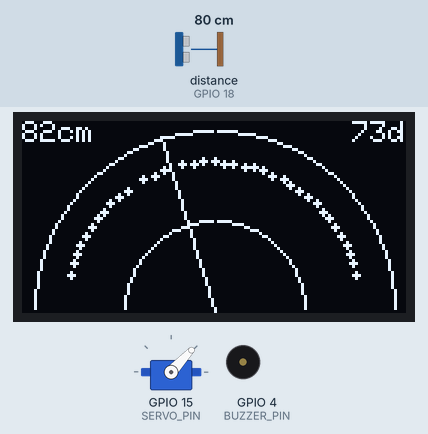
Bench run of a sketch on a simulated ESP32. On the bench: 128×64 one-colour display, servo, buzzer (waves = sounding, pin HIGH). Wiring (inferred from the names in the program): ultrasonic range finder: trigger GPIO 5; echo GPIO 18. Inputs (shaded band) come from the test bench; at power-on: distance to the obstacle (sensor on GPIO 18) 80 cm. The echo pulse lasts 58.3 µs per cm; WiFi joins after 1.5 s; servers stay silent unless stated; pins used as bus, display or sensor lines are not drawn; what the sketch prints to the serial monitor is not drawn.

Above: at 7.6 s.
7.7 s: distance to the obstacle (sensor on GPIO 18) set to 120 cm
At 9.08 s:
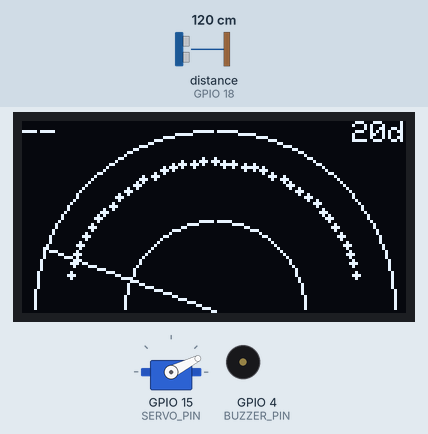
9.8 s: distance to the obstacle (sensor on GPIO 18) set to 2 cm
At 10.3 s:
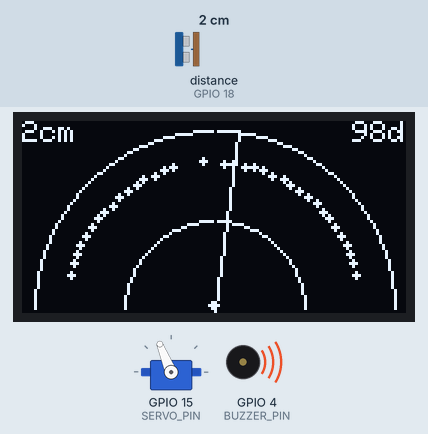
12.5 s: distance to the obstacle (sensor on GPIO 18) set to 4 cm
At 14.34 s:
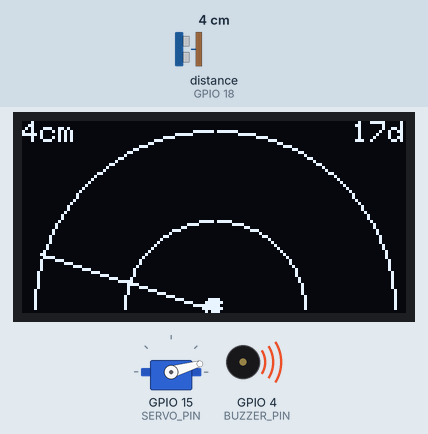
15.4 s: distance to the obstacle (sensor on GPIO 18) set to 250 cm
At 15.6 s:
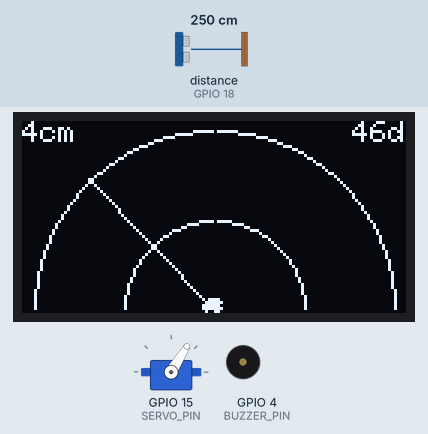
18.2 s: distance to the obstacle (sensor on GPIO 18) set to 9 cm
At 18.56 s:
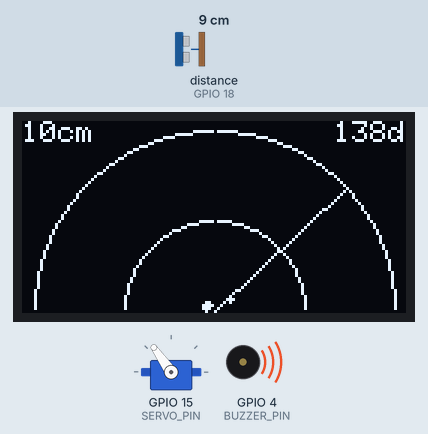
Timing chart, 0 to 49.0 s (numbered marks = the images above; inputs shaded):
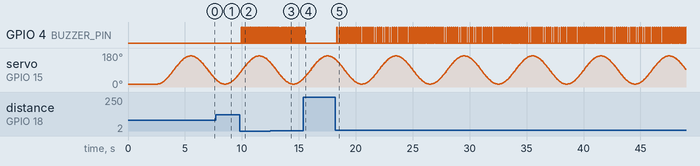

The sketch:

esp32_radar.ino
```cpp
// ================================================================
//  ESP32 Ultrasonic Radar: smooth sweep, web dashboard, 1.3" OLED
//
//  SolderHub | https://solderhub.com
//  A community for electronics enthusiasts and makers.
//  Step-by-step guide:
//  https://solderhub.com/projects/esp32-servo-ultrasonic-radar-web-dashboard
//  Source code: https://github.com/solderhubofficial/projects
//
//  Board:    ESP32 Dev Module (WROOM-32)
//  Sensor:   HC-SR04   Servo: SG90   Display: SH1106 1.3" I2C (optional)
//  Libraries: ESP32Servo, Adafruit SH110X, Adafruit GFX
//
//  Wiring
//    HC-SR04 VCC -> 5V (VIN)      GND -> GND
//    HC-SR04 TRIG -> GPIO5
//    HC-SR04 ECHO -> 1k -> GPIO18, and 2k from GPIO18 to GND
//    SG90 orange -> GPIO15        red -> external 5V
//    SG90 brown  -> external GND, tied to ESP32 GND
//    OLED VCC -> 3V3  GND -> GND  SDA -> GPIO21  SCL -> GPIO22
//    Active buzzer + -> GPIO4     - -> GND
// ================================================================

#include <WiFi.h>
#include <WebServer.h>
#include <ESP32Servo.h>
#include <esp_system.h>

#define USE_OLED 1  // Set to 0 to build without the display

#if USE_OLED
#include <Wire.h>
#include <Adafruit_GFX.h>
#include <Adafruit_SH110X.h>
#endif

// ---------- Edit these ----------
const char* WIFI_SSID = "YOUR_WIFI_SSID";
const char* WIFI_PASS = "YOUR_WIFI_PASSWORD";

// If the router can't be reached, the ESP32 creates this network instead.
const char* AP_SSID = "ESP32-Radar";
const char* AP_PASS = "radar1234";

const uint32_t SWEEP_ONE_WAY_MS = 3000;  // Higher = slower and smoother
const int SWEEP_MIN = 15;                // degrees
const int SWEEP_MAX = 165;               // degrees
const float MAX_CM = 100;                // Radar's outer ring
const bool FLIP_DISPLAY = false;         // true if left and right look swapped
const float BUZZER_ALERT_CM = 50;        // Beeps inside this range, 0 = silent
// --------------------------------

const int TRIG_PIN = 5;
const int ECHO_PIN = 18;
const int SERVO_PIN = 15;
const int BUZZER_PIN = 4;
const int OLED_SDA = 21;
const int OLED_SCL = 22;
const uint8_t OLED_ADDR = 0x3C;

const int SERVO_MIN_US = 500;
const int SERVO_MAX_US = 2400;
const uint32_t SERVO_FRAME_MS = 20;  // The servo only accepts 50 updates a second
const uint32_t PING_MS = 70;         // Gives each echo time to die away
const unsigned long ECHO_TIMEOUT_US = 30000;
const float NO_ECHO = 9999;

const uint32_t SWEEP_PERIOD_MS = 2 * SWEEP_ONE_WAY_MS;
const float SWEEP_MID = (SWEEP_MIN + SWEEP_MAX) / 2.0f;
const float SWEEP_AMP = (SWEEP_MAX - SWEEP_MIN) / 2.0f;

struct Reading {
  float angle;
  float cm;
};

const int RING_SIZE = 64;
Reading ring[RING_SIZE];
uint32_t ringSeq = 0;
float latestCm = -1;
portMUX_TYPE ringMux = portMUX_INITIALIZER_UNLOCKED;

uint32_t sweepStart = 0;

Servo radarServo;
WebServer server(80);

uint32_t sweepMs() {
  return millis() - sweepStart;
}

// Position is a smooth cosine of time: no stop-and-go, and gentle reversals.
float angleAt(uint32_t t) {
  float phase = float(t % SWEEP_PERIOD_MS) / SWEEP_PERIOD_MS;
  return SWEEP_MID - SWEEP_AMP * cos(TWO_PI * phase);
}

int angleToMicros(float angle) {
  return SERVO_MIN_US + angle / 180.0f * (SERVO_MAX_US - SERVO_MIN_US);
}

// Highest priority, fixed rate, so nothing else can make the servo stutter.
void motionTask(void*) {
  TickType_t wake = xTaskGetTickCount();
  for (;;) {
    vTaskDelayUntil(&wake, pdMS_TO_TICKS(SERVO_FRAME_MS));
    radarServo.writeMicroseconds(angleToMicros(angleAt(sweepMs())));
  }
}

float pingCm() {
  digitalWrite(TRIG_PIN, LOW);
  delayMicroseconds(2);
  digitalWrite(TRIG_PIN, HIGH);
  delayMicroseconds(10);
  digitalWrite(TRIG_PIN, LOW);

  unsigned long us = pulseIn(ECHO_PIN, HIGH, ECHO_TIMEOUT_US);
  if (us == 0) return NO_ECHO;

  float cm = us * 0.0343f / 2.0f;
  return (cm < 2 || cm > MAX_CM) ? NO_ECHO : cm;
}

float median3(float a, float b, float c) {
  return max(min(a, b), min(max(a, b), c));
}

void sensorTask(void*) {
  float cm[3] = {NO_ECHO, NO_ECHO, NO_ECHO};
  float angle[3] = {SWEEP_MIN, SWEEP_MIN, SWEEP_MIN};
  TickType_t wake = xTaskGetTickCount();

  for (;;) {
    vTaskDelayUntil(&wake, pdMS_TO_TICKS(PING_MS));

    cm[0] = cm[1];
    cm[1] = cm[2];
    angle[0] = angle[1];
    angle[1] = angle[2];
    angle[2] = angleAt(sweepMs());
    cm[2] = pingCm();

    // A median of 3 removes one-off ghost echoes. It describes the middle ping.
    float filtered = median3(cm[0], cm[1], cm[2]);
    bool valid = filtered < NO_ECHO;

    portENTER_CRITICAL(&ringMux);
    latestCm = valid ? filtered : -1;
    if (valid) {
      ring[ringSeq % RING_SIZE] = {angle[1], filtered};
      ringSeq++;
    }
    portEXIT_CRITICAL(&ringMux);
  }
}

// Copies readings newer than `since`, then moves `since` forward.
int copyReadings(uint32_t& since, Reading* out, float* latest) {
  int count = 0;
  portENTER_CRITICAL(&ringMux);
  if (since > ringSeq) since = 0;
  if (ringSeq - since > RING_SIZE) since = ringSeq - RING_SIZE;
  while (since < ringSeq) {
    out[count++] = ring[since % RING_SIZE];
    since++;
  }
  if (latest) *latest = latestCm;
  portEXIT_CRITICAL(&ringMux);
  return count;
}

const char INDEX_HTML[] PROGMEM = R"HTMLPAGE(
<!DOCTYPE html>
<html>
<head>
<meta name="viewport" content="width=device-width, initial-scale=1">
<title>ESP32 Radar</title>
<style>
  body{background:#0b0f0b;color:#39ff14;font-family:monospace;text-align:center;margin:0;padding:16px;}
  h1{font-size:20px;letter-spacing:2px;margin:4px 0;}
  #readout{font-size:16px;margin:10px 0;color:#7dffb3;}
  #link{font-size:12px;margin:8px 0;color:#7dffb3;}
  canvas{background:#040704;border:2px solid #1a3d1a;border-radius:8px;max-width:100%;height:auto;}
</style>
</head>
<body>
<h1>ESP32 RADAR</h1>
<div id="readout">ANGLE: -- &deg;&nbsp;&nbsp; DIST: -- cm</div>
<canvas id="radar" width="600" height="320"></canvas>
<div id="link">CONNECTING</div>
<script>
const canvas = document.getElementById('radar');
const ctx = canvas.getContext('2d');
const cx = 300, cy = 310, R = 290, BLIP_MS = 5000, TRAIL = 32, TRAIL_STEP = 25;
let cfg = null, since = 0, clockOffset = null, blips = [], latest = -1;

function angleAt(t){
  const p = cfg.period, u = ((t % p) + p) % p;
  return cfg.mid - cfg.amp * Math.cos(2 * Math.PI * u / p);
}

function point(deg, r){
  const a = deg * Math.PI / 180, s = cfg.flip ? -1 : 1;
  return [cx - s * r * Math.cos(a), cy - r * Math.sin(a)];
}

function line(deg, color, width){
  const p = point(deg, R);
  ctx.strokeStyle = color;
  ctx.lineWidth = width;
  ctx.beginPath();
  ctx.moveTo(cx, cy);
  ctx.lineTo(p[0], p[1]);
  ctx.stroke();
}

function drawGrid(){
  ctx.strokeStyle = '#1a3d1a';
  ctx.lineWidth = 1;
  ctx.fillStyle = '#3f8f3f';
  ctx.font = '11px monospace';
  for(let i = 1; i <= 4; i++){
    const r = R * i / 4;
    ctx.beginPath();
    ctx.arc(cx, cy, r, Math.PI, 2 * Math.PI);
    ctx.stroke();
    ctx.fillText(Math.round(cfg.maxCm * i / 4) + 'cm', cx + 4, cy - r + 12);
  }
  for(let a = 0; a <= 180; a += 30) line(a, '#1a3d1a', 1);
}

function drawBlips(now){
  blips = blips.filter(b => now - b.t < BLIP_MS);
  blips.forEach(b => {
    const p = point(b.a, Math.min(b.d / cfg.maxCm, 1) * R);
    ctx.fillStyle = `rgba(255,60,60,${1 - (now - b.t) / BLIP_MS})`;
    ctx.beginPath();
    ctx.arc(p[0], p[1], 4, 0, 2 * Math.PI);
    ctx.fill();
  });
}

function drawSweep(t){
  for(let k = TRAIL; k > 0; k--){
    line(angleAt(t - k * TRAIL_STEP), `rgba(57,255,20,${0.28 * (1 - k / TRAIL)})`, 3);
  }
  line(angleAt(t), 'rgba(57,255,20,0.95)', 3);
}

function render(){
  ctx.clearRect(0, 0, canvas.width, canvas.height);
  if(cfg){
    const now = performance.now(), t = now + clockOffset, angle = angleAt(t);
    drawGrid();
    drawBlips(now);
    drawSweep(t);
    document.getElementById('readout').innerHTML =
      'ANGLE: ' + angle.toFixed(0) + '&deg;&nbsp;&nbsp; DIST: ' +
      (latest < 0 ? '--' : latest.toFixed(1)) + ' cm';
  }
  requestAnimationFrame(render);
}
render();

async function poll(){
  let wait = 100;
  try{
    const j = await (await fetch('/data?since=' + since)).json();
    const now = performance.now(), offset = j.t - now;
    cfg = j;
    since = j.seq;
    latest = j.d;
    clockOffset = (clockOffset === null || Math.abs(offset - clockOffset) > 2000)
      ? offset : clockOffset + (offset - clockOffset) * 0.1;
    j.r.forEach(r => blips.push({a: r[0], d: r[1], t: now}));
    document.getElementById('link').textContent = 'LIVE';
  }catch(e){
    document.getElementById('link').textContent = 'CONNECTION LOST, RETRYING';
    wait = 500;
  }
  setTimeout(poll, wait);
}
poll();
</script>
</body>
</html>
)HTMLPAGE";

void handleRoot() {
  server.send_P(200, "text/html", INDEX_HTML);
}

void handleData() {
  uint32_t since = strtoul(server.arg("since").c_str(), nullptr, 10);
  Reading readings[RING_SIZE];
  float latest = -1;
  int count = copyReadings(since, readings, &latest);

  String json;
  json.reserve(180 + count * 14);
  json += "{\"t\":";
  json += sweepMs();
  json += ",\"seq\":";
  json += since;
  json += ",\"period\":";
  json += SWEEP_PERIOD_MS;
  json += ",\"mid\":";
  json += String(SWEEP_MID, 1);
  json += ",\"amp\":";
  json += String(SWEEP_AMP, 1);
  json += ",\"maxCm\":";
  json += String(MAX_CM, 0);
  json += ",\"flip\":";
  json += FLIP_DISPLAY ? "true" : "false";
  json += ",\"d\":";
  json += String(latest, 1);
  json += ",\"r\":[";
  for (int i = 0; i < count; i++) {
    if (i) json += ',';
    json += '[';
    json += String(readings[i].angle, 1);
    json += ',';
    json += String(readings[i].cm, 1);
    json += ']';
  }
  json += "]}";
  server.send(200, "application/json", json);
}

// Web requests run on core 0, away from the servo and sensor tasks on core 1.
void webTask(void*) {
  for (;;) {
    server.handleClient();
    vTaskDelay(pdMS_TO_TICKS(2));
  }
}

// Beeps faster as the nearest object gets closer.
void buzzerTask(void*) {
  for (;;) {
    portENTER_CRITICAL(&ringMux);
    float cm = latestCm;
    portEXIT_CRITICAL(&ringMux);

    if (cm > 0 && cm <= BUZZER_ALERT_CM) {
      digitalWrite(BUZZER_PIN, HIGH);
      vTaskDelay(pdMS_TO_TICKS(40));
      digitalWrite(BUZZER_PIN, LOW);
      vTaskDelay(pdMS_TO_TICKS(60 + cm / BUZZER_ALERT_CM * 440));
    } else {
      vTaskDelay(pdMS_TO_TICKS(50));
    }
  }
}

#if USE_OLED
const int OLED_CX = 64, OLED_CY = 63, OLED_R = 60;
const uint32_t OLED_FRAME_MS = 100;
const uint32_t OLED_BLIP_MS = 4000;
const int OLED_BUCKETS = 46;  // One per 4 degrees

Adafruit_SH1106G display(128, 64, &Wire, -1);
bool oledReady = false;
uint32_t oledSince = 0;
uint32_t oledHoldUntil = 0;
float bucketCm[OLED_BUCKETS];
uint32_t bucketAt[OLED_BUCKETS];

void oledText(const char* a, const String& b, const String& c) {
  if (!oledReady) return;
  display.clearDisplay();
  display.setCursor(0, 8);
  display.println(a);
  display.setCursor(0, 28);
  display.println(b);
  display.setCursor(0, 44);
  display.println(c);
  display.display();
}

void oledPoint(float angle, float radius, int& x, int& y) {
  float a = radians(angle);
  int side = FLIP_DISPLAY ? -1 : 1;
  x = OLED_CX - side * radius * cos(a);
  y = OLED_CY - radius * sin(a);
}

void updateOled() {
  static uint32_t lastFrame = 0;
  uint32_t now = millis();
  if (!oledReady || int32_t(now - oledHoldUntil) < 0 || now - lastFrame < OLED_FRAME_MS) return;
  lastFrame = now;

  Reading fresh[RING_SIZE];
  float latest = -1;
  int count = copyReadings(oledSince, fresh, &latest);
  for (int i = 0; i < count; i++) {
    int bucket = constrain(int(fresh[i].angle / 4), 0, OLED_BUCKETS - 1);
    bucketCm[bucket] = fresh[i].cm;
    bucketAt[bucket] = now;
  }

  float angle = angleAt(sweepMs());
  display.clearDisplay();
  display.drawCircleHelper(OLED_CX, OLED_CY, OLED_R, 0x3, SH110X_WHITE);
  display.drawCircleHelper(OLED_CX, OLED_CY, OLED_R / 2, 0x3, SH110X_WHITE);

  int x, y;
  oledPoint(angle, OLED_R, x, y);
  display.drawLine(OLED_CX, OLED_CY, x, y, SH110X_WHITE);

  for (int i = 0; i < OLED_BUCKETS; i++) {
    if (bucketAt[i] == 0 || now - bucketAt[i] > OLED_BLIP_MS) continue;
    oledPoint(i * 4 + 2, bucketCm[i] / MAX_CM * OLED_R, x, y);
    display.fillCircle(x, y, 1, SH110X_WHITE);
  }

  display.setCursor(0, 0);
  if (latest < 0) {
    display.print("--");
  } else {
    display.print(int(latest));
    display.print("cm");
  }
  String deg = String(int(angle)) + "d";
  display.setCursor(128 - deg.length() * 6, 0);
  display.print(deg);
  display.display();
}

// The OLED runs on core 0 because the servo task keeps core 1 busy.
void oledTask(void*) {
  Wire.end();
  Wire.begin(OLED_SDA, OLED_SCL);  // Moves I2C interrupts to this core
  for (;;) {
    updateOled();
    vTaskDelay(pdMS_TO_TICKS(10));
  }
}
#endif

void showStatus(const char* a, const String& b, const String& c, uint32_t holdMs) {
  Serial.printf("%s %s %s\n", a, b.c_str(), c.c_str());
#if USE_OLED
  oledText(a, b, c);
  oledHoldUntil = millis() + holdMs;
#endif
}

void startNetwork() {
  WiFi.mode(WIFI_STA);
  WiFi.setSleep(false);  // Lower, steadier dashboard latency
  WiFi.begin(WIFI_SSID, WIFI_PASS);
  showStatus("Connecting WiFi", WIFI_SSID, "", 0);

  uint32_t started = millis();
  while (WiFi.status() != WL_CONNECTED && millis() - started < 15000) {
    delay(250);
  }

  if (WiFi.status() == WL_CONNECTED) {
    showStatus("Open in browser:", WiFi.localIP().toString(), "", 5000);
    return;
  }

  WiFi.disconnect(true);
  WiFi.mode(WIFI_AP);
  WiFi.softAP(AP_SSID, AP_PASS);
  showStatus("Own WiFi mode", String(AP_SSID) + " / " + AP_PASS,
             WiFi.softAPIP().toString(), 8000);
}

void setup() {
  Serial.begin(115200);
  delay(200);

  if (esp_reset_reason() == ESP_RST_BROWNOUT) {
    Serial.println("Brownout reset: give the servo its own 5V supply.");
  }

  pinMode(TRIG_PIN, OUTPUT);
  digitalWrite(TRIG_PIN, LOW);
  pinMode(ECHO_PIN, INPUT);
  pinMode(BUZZER_PIN, OUTPUT);
  digitalWrite(BUZZER_PIN, LOW);

#if USE_OLED
  Wire.begin(OLED_SDA, OLED_SCL);
  oledReady = display.begin(OLED_ADDR, true);
  if (oledReady) {
    display.setTextSize(1);
    display.setTextColor(SH110X_WHITE);
    showStatus("Starting radar", "", "", 0);
  } else {
    Serial.println("OLED not found, continuing without it.");
  }
#endif

  // Keep this order: Wi-Fi startup froze when it ran after the tasks below.
  startNetwork();
  server.on("/", handleRoot);
  server.on("/data", handleData);
  server.begin();
  xTaskCreatePinnedToCore(webTask, "web", 8192, nullptr, 1, nullptr, 0);

  ESP32PWM::allocateTimer(0);
  radarServo.setPeriodHertz(50);
  radarServo.attach(SERVO_PIN, SERVO_MIN_US, SERVO_MAX_US);
  radarServo.writeMicroseconds(angleToMicros(SWEEP_MIN));
  delay(700);  // Let the servo reach the start before sweeping

  sweepStart = millis();
  xTaskCreatePinnedToCore(motionTask, "motion", 4096, nullptr, 3, nullptr, 1);
  xTaskCreatePinnedToCore(sensorTask, "sensor", 4096, nullptr, 2, nullptr, 0);  // Core 0: no pings ever completed on core 1
  xTaskCreatePinnedToCore(buzzerTask, "buzzer", 2048, nullptr, 1, nullptr, 0);
#if USE_OLED
  if (oledReady) xTaskCreatePinnedToCore(oledTask, "oled", 8192, nullptr, 1, nullptr, 0);
#endif
}

void loop() {
  // All the work happens in the FreeRTOS tasks started in setup().
  vTaskDelay(pdMS_TO_TICKS(1000));
}
```

Measured:
- after the input at 7.7 s, the display: first changes after 0.22 s (image 1 shows a later state)
- after the input at 9.8 s, GPIO 4 (BUZZER_PIN): alternates HIGH for 0.04 s and LOW for 0.08 s, starting after 0.14 s; the display: first differs from a run without the input after 0.36 s (image 2)
- after the input at 15.4 s, GPIO 4 (BUZZER_PIN): goes on until 15.5 s, then stays LOW
- after the input at 18.2 s, GPIO 4 (BUZZER_PIN): alternates HIGH for 0.04 s and LOW for 0.14 s, starting after 0.14 s; the display: changes after 0.21 s (image 5)
